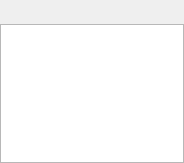
<?xml version="1.0" encoding="UTF-8"?>
<ui version="4.0">
 <class>PopupWindowClass</class>
 <widget class="QWidget" name="PopupWindowClass">
  <property name="geometry">
   <rect>
    <x>0</x>
    <y>0</y>
    <width>184</width>
    <height>163</height>
   </rect>
  </property>
  <property name="windowTitle">
   <string>PopupWindow</string>
  </property>
  <layout class="QGridLayout" name="gridLayout">
   <property name="margin">
    <number>0</number>
   </property>
   <property name="spacing">
    <number>0</number>
   </property>
   <item row="0" column="0">
    <widget class="QLabel" name="nickLabel">
     <property name="sizePolicy">
      <sizepolicy hsizetype="Preferred" vsizetype="Preferred">
       <horstretch>0</horstretch>
       <verstretch>0</verstretch>
      </sizepolicy>
     </property>
     <property name="minimumSize">
      <size>
       <width>0</width>
       <height>24</height>
      </size>
     </property>
     <property name="font">
      <font>
       <pointsize>7</pointsize>
       <weight>75</weight>
       <bold>true</bold>
      </font>
     </property>
     <property name="text">
      <string/>
     </property>
     <property name="alignment">
      <set>Qt::AlignCenter</set>
     </property>
    </widget>
   </item>
   <item row="1" column="0">
    <widget class="PopupTextBrowser" name="textBrowser">
     <property name="font">
      <font>
       <pointsize>6</pointsize>
      </font>
     </property>
     <property name="mouseTracking">
      <bool>true</bool>
     </property>
     <property name="focusPolicy">
      <enum>Qt::ClickFocus</enum>
     </property>
     <property name="contextMenuPolicy">
      <enum>Qt::NoContextMenu</enum>
     </property>
     <property name="verticalScrollBarPolicy">
      <enum>Qt::ScrollBarAlwaysOff</enum>
     </property>
     <property name="horizontalScrollBarPolicy">
      <enum>Qt::ScrollBarAlwaysOff</enum>
     </property>
     <property name="textInteractionFlags">
      <set>Qt::NoTextInteraction</set>
     </property>
     <property name="openLinks">
      <bool>false</bool>
     </property>
    </widget>
   </item>
  </layout>
 </widget>
 <layoutdefault spacing="6" margin="11"/>
 <customwidgets>
  <customwidget>
   <class>PopupTextBrowser</class>
   <extends>QTextBrowser</extends>
   <header>src/notifications/popuptextbrowser.h</header>
  </customwidget>
 </customwidgets>
 <resources/>
 <connections/>
</ui>
